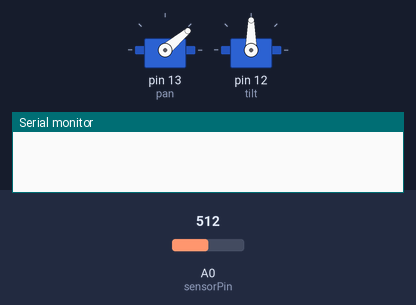
Bench run of a sketch on a simulated Arduino Uno, built with avr-gcc and run on an emulated ATmega328P. Parts: 2 × servo, the last lines printed to the serial monitor. Inputs (shaded band) come from the test bench; at power-on: A0 (sensorPin) = 512.

Above: at 0.1 s.
At 3.6 s:
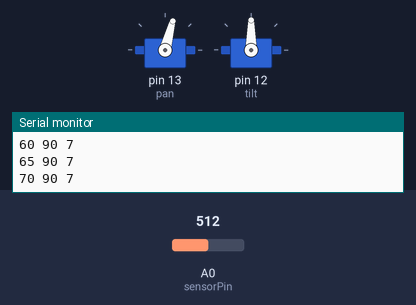
At 6.6 s:
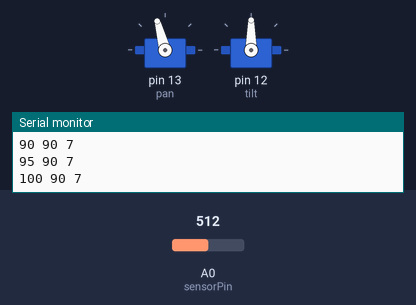
At 9.6 s:
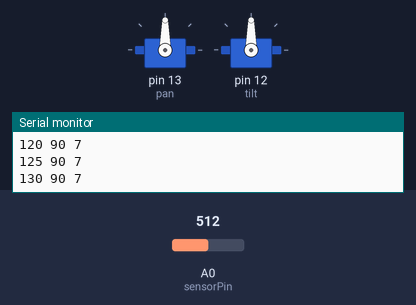
Timing chart, 0 to 11.1 s (numbered marks = the images above):
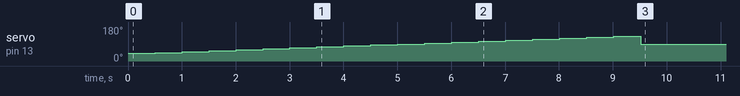

Measured:
- by itself, servo on pin 13 (pan): rises from 40° to 130° in 8.5 s, then falls to 90° in 0.50 s

The sketch:

2D_Scan.ino
```cpp
/* This script performs a 2D scan (horizonal line) and outputs in the form [pan_angle, tilt_angle, sensor_reading_in_inches] */

#include <Servo.h>

Servo pan; //Servo controlling panning
Servo tilt; // Servo controlling tilting

// Initial servo positions
int pan_pos = 90;
int tilt_pos = 90;
int sensorPin = A0;

bool run_complete = false;
uint16_t LOOP_INTERVAL = 20;
uint32_t loop_time;

void setup() {
  Serial.begin(9600);
  pan.attach(13);
  tilt.attach(12);
  pan.write(pan_pos);
  tilt.write(tilt_pos);
  loop_time = millis();
}

void loop() {
  // Pan left-to-right once
  while (run_complete == false){
      for (pan_pos = 40; pan_pos <= 130; pan_pos += 5) {
        pan.write(pan_pos);
        delay(500);
        Serial.print(pan_pos);
        Serial.print(" ");
        Serial.print(tilt_pos);
        Serial.print(" ");
        Serial.println(read_sharp_IR(sensorPin));
      }
      run_complete = true;
  }

  // Return to original spot
  pan.write(90);
  tilt.write(90);
}

bool it_is_time(uint32_t t, uint32_t t0, uint16_t dt) {
  return ((t >= t0) && (t - t0 >= dt)) ||         // The first disjunct handles the normal case
            ((t < t0) && (t + (~t0) + 1 >= dt));  //   while the second handles the overflow case
}

int read_sharp_IR(int sensorPin) // clean read of IR values, returns distance in inches
{
  uint32_t t;
  uint16_t x, y, z, res;

  t = millis();
  if (it_is_time(t, loop_time, LOOP_INTERVAL))
  {
    x = analogRead(sensorPin);
    y = analogRead(sensorPin);
    z = analogRead(sensorPin);

    res = min(min(x, y), z);
    float e=2.71828;

    // convert to distance in inches
    res = 54.692*pow(e, -0.004*res);

    loop_time = t;
    return res;
  }
}
```
